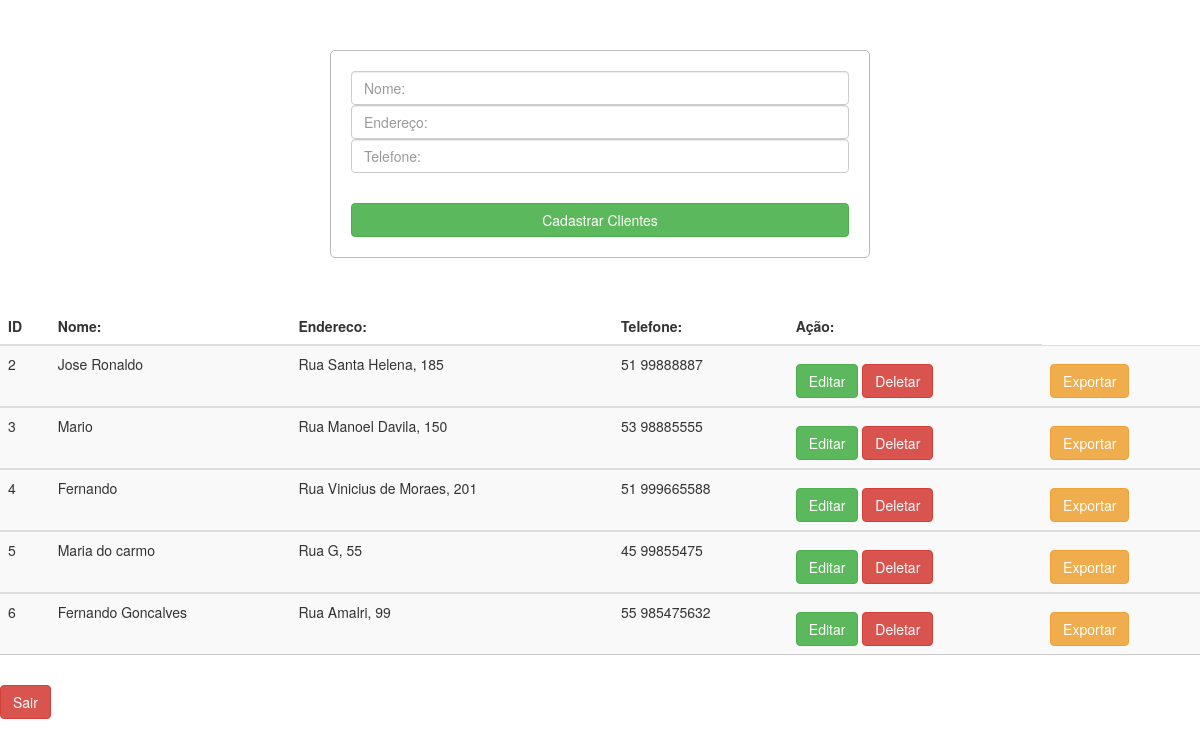
Screenshot of /trabalhogb_v2/CadastroClientes.php (signed in) with the database file from the repository.
### tables this page shows
CREATE TABLE `cliente` (
  `id` int(11) NOT NULL,
  `nome` varchar(40) NOT NULL,
  `endereco` varchar(80) NOT NULL,
  `telefone` varchar(15) NOT NULL
);

### trabalhogb_v2/Classes/Crud.php (called while the page is built, shortened)
<?php
require_once 'DB.php';
abstract class Crud extends DB{
    protected $tabela;
    public function findAll(){
        $sql = "SELECT * FROM $this->tabela";
        $stmt = DB::prepare($sql);
        $stmt->execute();
        return $stmt->fetchAll();
    }
}

### trabalhogb_v2/Classes/DB.php (called while the page is built, shortened)
<?php
class DB{
    private static $instancia;
    public static function getInstancia(){
        if (!isset(self::$instancia)){
            try{
                self::$instancia = new PDO("mysql:host=localhost;dbname=trabalhogb","admin","admin");
                self::$instancia->setAttribute(PDO::ATTR_ERRMODE, PDO::ERRMODE_EXCEPTION);
                self::$instancia->setAttribute(PDO::ATTR_DEFAULT_FETCH_MODE, PDO::FETCH_OBJ);
            } catch (PDOException $ex){
                echo $ex->getMessage();
            }
        }
        return self::$instancia;
    }
    public static function prepare($sql){
        return self::getInstancia()->prepare($sql);
    }
}

### trabalhogb_v2/CadastroClientes.php (the view, shortened to what this page needs)
<?php
if (isset($_SESSION["login"])) { ?>
<!DOCTYPE HTML>
<html>
<head>
    <link rel="stylesheet" href="style.css" type="text/css" href="style.css">
    <link rel="stylesheet" type="text/css" href="css/bootstrap.min.css">
</head>
<body>
    <div>
        <?php
            $cliente = new Clientes();
        ?>
        <?php
         if (isset($_GET['acao']) && $_GET['acao'] == 'editar'){
             $id = $_GET['id'];
             $resultado = $cliente->find($id);
         ?>
        <form method="post" action="">
            <input type="text" name="nome" value="<?php echo $resultado->nome; ?>" placeholder="Nome:">
            <input type="text" name="endereco" value="<?php echo $resultado->endereco; ?>" placeholder="Endereço:">
            <input type="text" name="telefone" value="<?php echo $resultado->telefone; ?>" placeholder="Telefone:">
            <input type="hidden" name="id" value="<?php echo $resultado->id; ?>"> <br/>
            <input type="submit" name="atualizar" value="Atualizar dados" action="CadastroClientes.php">
        </form>
        <?php } else {?>
        <form method="post" action="">
            <input class="form-control" type="text" name="nome" required="true" placeholder="Nome:">
            <input class="form-control" type="text" name="endereco" required="true" placeholder="Endereço:">
            <input class="form-control" type="text" name="telefone" required="true" placeholder="Telefone:">
            <br/>
            <input class="btn btn-success btn-block" type="submit" name="cadastrar" value="Cadastrar Clientes">
        </form>
        <?php } ?>
        <table class="table table-striped">
            <thead>
                <tr>
                    <th scope="col">ID</th>
                    <th scope="col">Nome:</th>
                    <th scope="col">Endereco:</th>
                    <th scope="col">Telefone:</th>
                    <th scope="col" cosplan="2">Ação:</th>
                </tr>
            </thead>
            <?php foreach ($cliente->findAll() as $key => $value) { ?>
            <tbody>
                <tr>
                    <td><?php echo $value->id; ?></td>
                    <td><?php echo $value->nome; ?></td>
                    <td><?php echo $value->endereco; ?></td>
                    <td><?php echo $value->telefone; ?></td>
                    <td>
                        <?php echo "<a class='btn btn-success' href='CadastroClientes.php?acao=editar&id=" . $value->id . "'>Editar</a>"; ?>
                        <?php echo "<a class='btn btn-danger' href='CadastroClientes.php?acao=deletar&id=" . $value->id . "'>Deletar</a>"; ?>
                    </td>
                    <td><a class="btn btn-warning" href="exportClientes_csv.php">Exportar</td>
                </tr>
            </tbody>
            <?php } ?>
        </table>
    </div>
    <a class="btn btn-danger" href="logout.php">Sair</a>
</body>
</html>
<?php } else {
    header("location:login.php");
} ?>

### trabalhogb_v2/style.css (style rules this page uses)
body { font-size: 19px; }
table { width: 50%; margin: 30px auto; border-collapse: collapse; text-align: left; }
tr { border-bottom: 1px solid #cbcbcb; }
th, td { border: none; height: 30px; padding: 2px; }
form { width: 45%; margin: 50px auto; text-align: left; padding: 20px; border: 1px solid #bbbbbb; border-radius: 5px; }
.btn { padding: 10px; font-size: 15px; color: white; background: #5F9EA0; border: none; border-radius: 5px; margin: 10px auto; }

### rows the page displays
cliente: id "2", nome "Jose Ronaldo", endereco "Rua Santa Helena, 185", telefone "51 99888887"
cliente: id "3", nome "Mario", endereco "Rua Manoel Davila, 150", telefone "53 98885555"
cliente: id "4", nome "Fernando", endereco "Rua Vinicius de Moraes, 201", telefone "51 999665588"
cliente: id "5", nome "Maria do carmo", endereco "Rua G, 55", telefone "45 99855475"
cliente: id "6", nome "Fernando Goncalves", endereco "Rua Amalri, 99", telefone "55 985475632"
